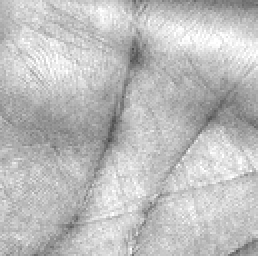
%> input picture DATABASE/PolyU_8_F_4.bmp, 129 x 128 px (shown 2 times larger)
$ octave FourierTransform.m   (GNU Octave 9; MATLAB toolbox functions it lacks are replaced by stand-ins)
%> lines starting %> are read from the running program, lines starting %| are printed output that depends on the picture; in (x1, y1, x2, y2) boxes, pixels count from 0 and x2, y2 are one past the last pixel; in counts of white or black regions, pixels touching at a corner belong together; the program's own positions count from 1
%% Sample image for test
Img = imread('C:\Users\ankit\Desktop\MATLAB Codes\Palm Print\DATABASE\PolyU_8_F_4.bmp');
%> Img is the input picture: size 128x129 uint8; min 73, max 255, mean 189.8
Grayscale = Img;
[m,n]=size(Grayscale);
%> m = 128; n = 129
imshow(Grayscale);
figure;
FourTrans = fft2(Grayscale);
Shift=fftshift(FourTrans);
Absolute = abs(Shift);
MaxVal = max(max(Absolute));
%> MaxVal = 3133566
Abs=(Absolute/MaxVal)*255;
imshow(Abs);


%%image from the database
ImgBase = imread('C:\Users\ankit\Desktop\MATLAB Codes\Palm Print\DATABASE\PolyU_8_F_8.bmp');
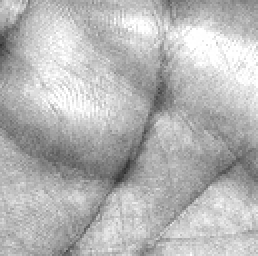
%> input picture DATABASE/PolyU_8_F_8.bmp, 129 x 128 px (shown 2 times larger)
%> ImgBase is the input picture: size 128x129 uint8; min 49, max 255, mean 182.1
GrayscaleBase = ImgBase;
GrayscaleBase = imresize(GrayscaleBase,[m n]);
figure;
imshow(GrayscaleBase);
figure;
FourTransBase = fft2(GrayscaleBase);

ShiftBase=fftshift(FourTransBase);
AbsoluteBase = abs(ShiftBase);
MaxValBase = max(max(AbsoluteBase));
%> MaxValBase = 3007618
AbsBase=(AbsoluteBase/MaxValBase)*255;
imshow(AbsBase);
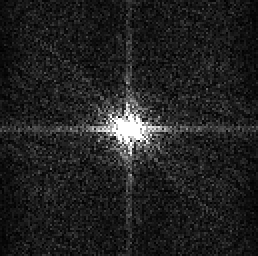
%> displayed picture: size 128x129, on the screen's scale of 0 to 255 (shown 2 times larger); min 0, max 255, mean 33.2


%%%%%% Calculation of energies in circles %%%%%%%
%%%%% R(i) is energy in ith circle; i is [1,8]

[X,Y] = meshgrid(1:n,1:m);    %%% Y denotes row and X columns matrix
                              %%% both Y and X matrix are m*n

M = floor(m/2);               %%% (N,M) is the center of circle
%> M = 64
N = floor(n/2);
%> N = 64
Radius = min([m,n])/2;
%> Radius = 64
step = Radius/8;
%> step = 8

region = step:step:(Radius-step);    %%%% defines circular regions %%%%
%> region = [8 16 24 32 40 48 56]
Rx=zeros(8,1);
Ry=zeros(8,1);
Filter=zeros(m,n);
TempFilter=0;

for i=1:1:7
   Filter(sqrt((Y-M).^2+(X-N).^2)<region(1,i))=1;
   figure;
   imshow(Filter-TempFilter); %%% Filter for energy in Circular contours %%%
   Rx(i)=sum(sum((Filter-TempFilter).*Abs));
   Ry(i)=sum(sum((Filter-TempFilter).*AbsBase));
   TempFilter=Filter;
end
%> this loop made 7 passes
%> pass 1, `imshow(Filter-TempFilter);`:
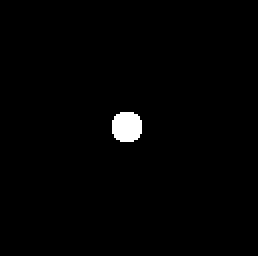
%> displayed picture: size 128x129, on the screen's scale of 0 to 255 (shown 2 times larger); 1.2% white; 1 white region, box (x1, y1, x2, y2) and area: (56, 56, 71, 71) 193
%> after the loop:
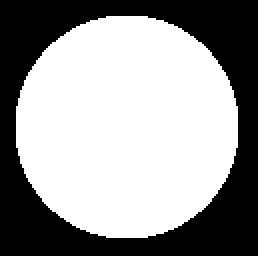
%> Filter: size 128x129 double (shown 2 times larger); values 0 (black) and 1 (white), 59.6% white; 1 black region, box (x1, y1, x2, y2) and area: (0, 0, 129, 128) 6671
%> after the loop, Rx = [562.4; 193.4; 183.3; 182.1; 208.5; 233.3; 267.9; 0]; Ry = [689; 253.8; 196.1; 197.7; 218.7; 248; 284.6; 0]
   Filter=zeros(m,n);
   Filter(sqrt((Y-M).^2+(X-N).^2)>region(1,7))=1;
%> Filter: size 128x129 double; values 0 (black) and 1 (white), 40.4% white; 1 white region, box (x1, y1, x2, y2) and area: (0, 0, 129, 128) 6667
   imshow(Filter);  %%% Filter for energy extraction in circular region %%%
   Rx(8)=sum(sum(Filter.*Abs))
   Ry(8)=sum(sum(Filter.*AbsBase))


%%%%% Calculation of energy in fins %%%%%%
%%%%% I(i) is energy in ith fin; i is [1,8]

Fin = pi:-pi/8:0;
Ix=zeros(8,1);
Iy=zeros(8,1);
Filter=zeros(m,n);

for i=1:1:8
    Filter((atan2(M-Y,N-X)>Fin(1,i+1))&(atan2(M-Y,N-X)<Fin(1,i)))=1;
    figure;
    imshow(Filter);  %%%%%%%%% Filter for Energy Calc in a fin %%%%%%%%%%
    figure;
    imshow(Filter.*Abs);   %%%%%%%%% Energy in a Fin %%%%%%%%%
    %%% convolution to the fourier transformed value
    Ix(i)=sum(sum(Filter.*Abs));
    Iy(i)=sum(sum(Filter.*AbsBase));
    Filter=zeros(m,n);
end
%> this loop made 8 passes
%> pass 1, `imshow(Filter);`:
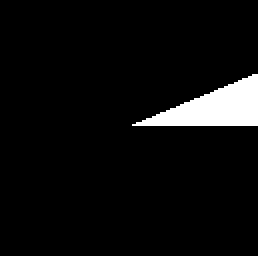
%> displayed picture: size 128x129, on the screen's scale of 0 to 255 (shown 2 times larger); 5.2% white; 1 white region, box (x1, y1, x2, y2) and area: (66, 37, 129, 63) 856
%> pass 1, `imshow(Filter.*Abs);`:
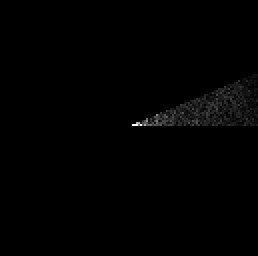
%> displayed picture: size 128x129, on the screen's scale of 0 to 255 (shown 2 times larger); min 0, max 255, mean 1.6
%> pass 2, `imshow(Filter.*Abs);`:
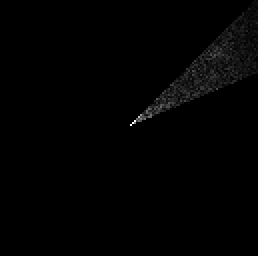
%> displayed picture: size 128x129, on the screen's scale of 0 to 255 (shown 2 times larger); min 0, max 255, mean 2
%> after the loop: Filter: size 128x129 double; every value is 0
%> after the loop, Ix = [107.8; 137.9; 130.9; 101.7; 93.21; 126.8; 132.1; 107.3]; Iy = [126.5; 147; 141.5; 110.9; 86.79; 133; 144.7; 108.5]


%%%%%%%%%%%%%%%%%%%%%%%%%%%%%%%%%%%%%%%%%%%%%
%%%%%%% Feature Matching By R Feature %%%%%%%
%%%%%%%%%%%%%%%%%%%%%%%%%%%%%%%%%%%%%%%%%%%%%

  RDiff = abs(Rx-Ry)/8 ;
%> RDiff = [15.83; 7.55; 1.59; 1.94; 1.28; 1.83; 2.08; 2.64]
  RDist = sum(RDiff) ;
%> RDist = 34.74

%%%%%% Feature Matching By Theta Feature %%%%%
Ixx=sum((Ix-mean(Ix)).*(Ix-mean(Ix)));
%> Ixx = 1931.4
Iyy=sum((Iy-mean(Iy)).*(Iy-mean(Iy)));
%> Iyy = 3140.1
Ixy=sum((Ix-mean(Ix)).*(Iy-mean(Iy)));
%> Ixy = 2334.5
ThetaDist =(1-(Ixy*Ixy)/(Ixx*Iyy))*100;
%> ThetaDist = 10.13

if((ThetaDist==0)&&(RDist==0))
    fprintf('Perfect Match\n');
else
    fprintf('Does not Match Perfectly\n');
end

Distance = [RDist ThetaDist]       %%%%% Distance Using mathod given in paper
%> Distance = [34.74 10.13]

%%%%%%%%%%%%%%%%%%%%%%%%%%%%%%%%%%%%%%
%%%%%%%%%% Euclid Distance %%%%%%%%%%%
%%%%%%%%%%%%%%%%%%%%%%%%%%%%%%%%%%%%%%

EuclidDist = [sum(sqrt((Rx-Ry).*(Rx-Ry))) sum(sqrt((Ix-Iy).*(Ix-Iy)))]
%> EuclidDist = [277.9 74.07]

%%%%%%%%%%%%%%%%%%%%%%%%%%%%%%%%%%%%%%
%%%%%%%%% Manhattan Distance %%%%%%%%%
%%%%%%%%%%%%%%%%%%%%%%%%%%%%%%%%%%%%%%

ManhattanDist = [sum(sum(abs(Rx-Ry))) sum(sum(abs(Ix-Iy)))]
%> ManhattanDist = [277.9 74.07]

%%%%%%%%%%%%%%%%%%%%%%%%%%%%%%%%%%%%%%
%%%%%%%%%%%%% Chi Square %%%%%%%%%%%%%
%%%%%%%%%%%%%%%%%%%%%%%%%%%%%%%%%%%%%%

ChiSquare = [sum(2*[(Rx-Ry)./(Rx+Ry)].^2) sum(2*[(Ix-Iy)./(Ix+Iy)].^2)]
%> ChiSquare = [0.068 0.0295]
